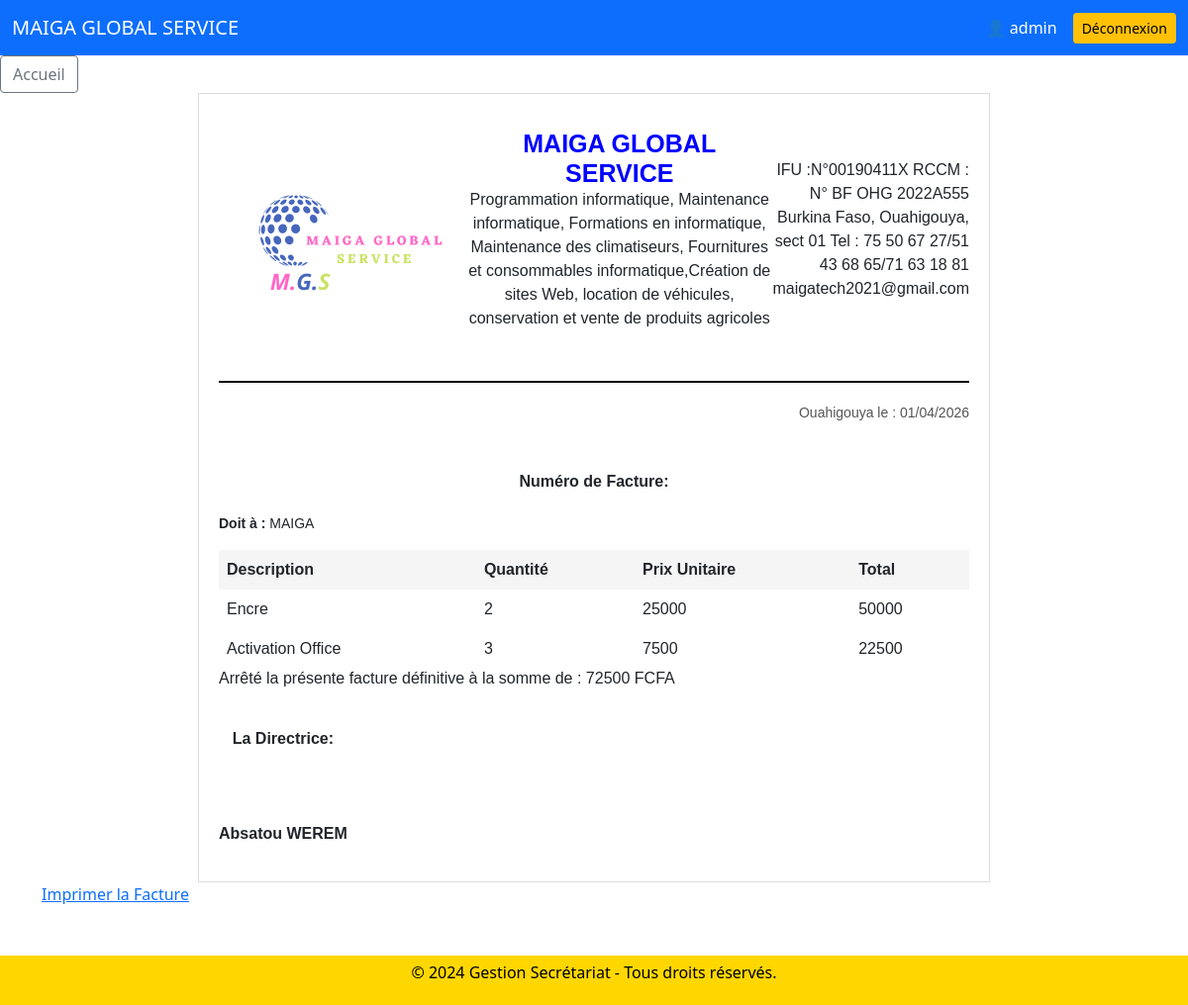
/factures/1/ (signed in), run on the app's committed database.
### factures/models.py (models this page shows, shortened)
class Facture(models.Model):
    client = models.ForeignKey(Client, on_delete=models.CASCADE, related_name="factures")
    date_emission = models.DateField(auto_now_add=True)
    montant_total = models.DecimalField(max_digits=10, decimal_places=2, default=0)

class LigneFacture(models.Model):
    facture = models.ForeignKey(Facture, on_delete=models.CASCADE, related_name="lignes")
    produit_service = models.ForeignKey(ProduitOuService, on_delete=models.CASCADE)
    quantite = models.PositiveIntegerField(default=1)
    prix_unitaire = models.DecimalField(max_digits=10, decimal_places=2)
    def sous_total(self):
        return self.quantite * self.prix_unitaire

### clients/models.py (models this page shows, shortened)
class Client(models.Model):
    nom = models.CharField(max_length=100)
    prenom = models.CharField(max_length=50, null=True, blank=True)
    email = models.CharField(max_length=255, default="default@example.com")
    telephone = models.CharField(max_length=20)

### produits_services/models.py (models this page shows, shortened)
class ProduitOuService(models.Model):
    TYPE_CHOICES = (
        ('produit', 'Produit'),
        ('service', 'Service'),
    )
    type = models.CharField(max_length=10, choices=TYPE_CHOICES)
    nom = models.CharField(max_length=255)
    prix_unitaire = models.DecimalField(max_digits=10, decimal_places=2)
    description = models.TextField(blank=True, null=True)

### factures/views.py (the view)
# urls.py: path('<int:pk>/', views.facture_detail, name='facture_detail'),
def facture_detail(request, pk):
    facture = get_object_or_404(Facture, pk=pk)
    entreprise_logo_url = '/static/images/mon_logo1.png'
    entreprise_nom = "MAIGA GLOBAL SERVICE"
    entreprise_adresse = "IFU :N°00190411X   RCCM : N° BF OHG 2022A555"
    entreprise_telephone = "Burkina Faso, Ouahigouya, sect 01 Tel : 75 50 67 27/51 43 68 65/71 63 18 81"
    entreprise_email = "maigatech2021@gmail.com"
    entreprise_services = "Programmation informatique, Maintenance informatique, Formations en informatique, Maintenance des climatiseurs, Fournitures et consommables informatique,Création de sites Web, location de véhicules, conservation et vente de produits agricoles"
    responsable_nom = "Absatou WEREM"
    return render(request, 'factures/facture_detail.html', {
        'facture': facture,
        'entreprise_logo_url': entreprise_logo_url,
        'entreprise_nom': entreprise_nom,
        'entreprise_adresse': entreprise_adresse,
        'entreprise_telephone': entreprise_telephone,
        'entreprise_email': entreprise_email,
        'entreprise_services': entreprise_services,
        'responsable_nom': responsable_nom,
    })

### factures/templates/factures/facture_detail.html (shortened to what this page needs)
{% extends "home/base.html" %}
{% block content %}
<div class="facture-container">
    <div class="entete">
        <div class="logo">
            <img src="{{ entreprise_logo_url }}" alt="Logo de l'entreprise">
        </div>
        <div class="centre">
            <h1>{{ entreprise_nom }}</h1>
            <p class="services">{{ entreprise_services }}</p>
        </div>
        <div class="droite">
            <p>
                {{ entreprise_adresse }}<br>
                {{ entreprise_telephone }}<br>
                {{ entreprise_email }}
            </p>
        </div>
    </div>
    <div class="separateur"></div>
    <div class="details">
        <p class="date">Ouahigouya le : {{ facture.date_emission|date:"d/m/Y" }}</p><br><br>
        <p class="numero-facture">Numéro de Facture: {{ facture.numero_facture }}</p>
        <div class="client-responsable">
            <p><strong>Doit à :</strong> {{ facture.client.nom }}</p>
        </div>
        <table width="100%">
            <thead>
                <tr>
                    <th>Description</th>
                    <th>Quantité</th>
                    <th>Prix Unitaire</th>
                    <th>Total</th>
                </tr>
            </thead>
            <tbody>
                {% for ligne in facture.lignes.all %}
                    <tr>
                        <td>{{ ligne.produit_service.nom }}</td>
                        <td>{{ ligne.quantite }}</td>
                        <td>{{ ligne.prix_unitaire|floatformat:0 }}</td>
                        <td>{{ ligne.sous_total|floatformat:0 }}</td>
                    </tr>
                {% endfor %}
            </tbody>
        </table>
        <h6>Arrêté la présente facture définitive à la somme de : {{ facture.montant_total|floatformat:0 }} FCFA</h6>
    </div>
    <div class="footer">
        <p class="signature">La Directrice: <br><br><br><br>{{ responsable_nom }}</p>
    </div>
</div>
<a href="#" onclick="window.print()">Imprimer la Facture</a>
{% endblock %}

### home/templates/home/base.html (shortened to what this page needs)
<!DOCTYPE html>
<html lang="fr">
<head>
    <link href="https://cdn.jsdelivr.net/npm/bootstrap@5.1.0/dist/css/bootstrap.min.css" rel="stylesheet">
    <link href="https://cdnjs.cloudflare.com/ajax/libs/font-awesome/6.0.0/css/all.min.css" rel="stylesheet">
</head>
<body>
    <nav class="navbar navbar-expand-lg navbar-dark bg-primary">
        <div class="container-fluid">
            <a class="navbar-brand" href="{% url 'home' %}">MAIGA GLOBAL SERVICE</a>
            <div class="d-flex align-items-center">
                {% if user.is_authenticated %}
                    <span class="text-white me-3">
                        👤 {{ user.username }}
                    </span>
                    <form method="post" action="{% url 'logout' %}">
                        <button type="submit" class="btn btn-warning btn-sm">
                            Déconnexion
                        </button>
                    </form>
                {% else %}
                    <a href="{% url 'login' %}" class="btn btn-light btn-sm">
                        Connexion
                    </a>
                {% endif %}
            </div>
        </div>
    </nav>
    <a href="{% url 'home' %}" class="btn btn-outline-secondary">Accueil</a>
    <div class="container">
        {% block content %}{% endblock %}
    </div>
    <footer>
        <p>&copy; 2024 Gestion Secrétariat - Tous droits réservés.</p>
    </footer>
</body>
</html>

### home/templates/home/base.html (style rules this page uses)
html, body { height: 100%; margin: 0; }
.container { min-height: calc(100vh - 100px); padding-bottom: 50px; }
footer { height: 50px; background-color: #FFD700; color: black; display: flex; justify-content: center; align-items: center; position: relative; bottom: 0; width: 100%; }

### factures/templates/factures/facture_detail.html (style rules this page uses)
.facture-container { width: 100%; max-width: 800px; margin: 0 auto; font-family: Arial, sans-serif; border: 1px solid #ddd; padding: 20px; background-color: #fff; }
.entete { display: flex; justify-content: space-between; align-items: center; margin-bottom: 20px; }
.entete .logo { flex: 1; text-align: left; }
.entete .logo img { max-width: 250px; }
.entete .centre { flex: 2; text-align: center; }
.entete .centre h1 { font-size: 25px; font-weight: bold; color: blue; margin: 0; }
.entete .droite { flex: 1; text-align: right; }
.separateur { border-top: 2px solid #000; margin: 20px 0; }
.details { position: relative; margin-bottom: 20px; }
.details .date { position: absolute; top: 0; right: 0; font-size: 14px; color: #555; }
.details .numero-facture { text-align: center; margin-top: 20px; font-size: 16px; font-weight: bold; }
.details .client-responsable { display: flex; justify-content: space-between; margin-top: 20px; font-size: 14px; }
.details th, .details td { padding: 8px; text-align: left; }
.details th { background-color: #f5f5f5; }
.footer { margin-top: 40px; display: flex; justify-content: space-between; font-size: 14px; }
.footer .signature { font-size: 16px; font-weight: bold; text-align: center; }

### data on the page
Facture: date_emission "01/04/2026", client.nom "MAIGA", montant_total "72500"
LigneFacture: produit_service.nom "Encre", quantite "2", prix_unitaire "25000", sous_total "50000"
LigneFacture: produit_service.nom "Activation Office", quantite "3", prix_unitaire "7500", sous_total "22500"

### other printed values
{{ user.username }} "admin"
{{ entreprise_nom }} "MAIGA GLOBAL SERVICE"
{{ entreprise_adresse }} "IFU :N°00190411X RCCM : N° BF OHG 2022A555"
{{ entreprise_telephone }} "Burkina Faso, Ouahigouya, sect 01 Tel : 75 50 67 27/51 43 68 65/71 63 18 81"
{{ entreprise_email }} "maigatech2021@gmail.com"
{{ responsable_nom }} "Absatou WEREM"
